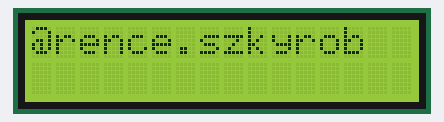
A sketch run on a simulated Arduino Uno, built with avr-gcc and run on an emulated ATmega328P. Shown: 16×2 character LCD.

Above: at 0.1 s.
At 3.7 s:
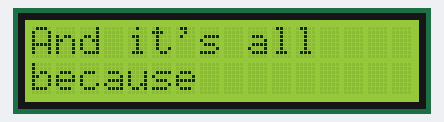
At 18.6 s:
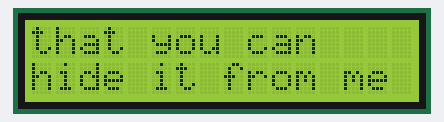
At 29.6 s:
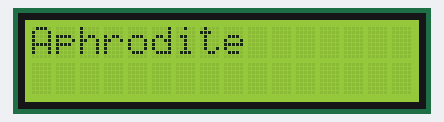
At 33.1 s:
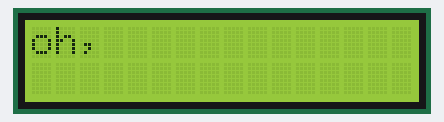
At 37.7 s:
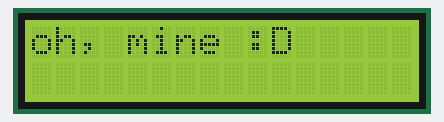

The sketch:

aphrodite-lyrics.ino
```cpp
#include <Wire.h>
#include <LiquidCrystal_I2C.h>

LiquidCrystal_I2C lcd(0x27, 16, 2);

struct WordStep {
  unsigned long timeMs;
  const char* word;
  uint8_t col;
  uint8_t row;
  bool clearScreen;
};

const WordStep lyrics[] = {
  {  1520, "And",      0, 0, true },
  {  1800, "it's",     4, 0, false },
  {  2040, "all",      9, 0, false },
  {  2300, "because",  0, 1, false },
  {  3320, "I",        0, 0, true },
  {  3520, "see",      2, 0, false },
  {  3840, "the",      0, 1, false },
  {  4100, "galaxies", 4, 1, false },
  {  4880, "when",     0, 0, true },
  {  5140, "I",        5, 0, false },
  {  5400, "look",     7, 0, false },
  {  5660, "in",       0, 1, false },
  {  5880, "your",     3, 1, false },
  {  6200, "eyes",     8, 1, false },
  {  6680, "and",      0, 0, true },
  {  6920, "I",        4, 0, false },
  {  7620, "can't",    6, 0, false },
  {  8120, "speak",    0, 1, false },
  {  8700, "no",       0, 0, true },
  {  9020, "I",        3, 0, false },
  {  9700, "can't",    5, 0, false },
  { 10200, "speak",    0, 1, false },
  { 10840, "at",       6, 1, false },
  { 11100, "all",      9, 1, false },
  { 11540, "I",        0, 0, true },
  { 11720, "swear",    2, 0, false },
  { 12080, "to",       8, 0, false },
  { 12300, "Zeus",    11, 0, false },
  { 12600, "you're",   0, 1, false },
  { 12880, "Aphrodite",7, 1, false },
  { 13900, "in",       0, 0, true },
  { 14080, "disguise", 3, 0, false },
  { 15100, "don't",    0, 1, false },
  { 15360, "think",    6, 1, false },
  { 15620, "that",     0, 0, true },
  { 15920, "you",      5, 0, false },
  { 16100, "can",      9, 0, false },
  { 16400, "hide",     0, 1, false },
  { 16720, "it",       5, 1, false },
  { 16880, "from",     8, 1, false },
  { 17200, "me",      13, 1, false },
  { 18720, "Oh",       0, 0, true },
  { 18960, "no",       3, 0, false },
  { 19240, "I",        6, 0, false },
  { 19460, "never",    8, 0, false },
  { 19960, "thought",  0, 1, false },
  { 20320, "I'd",      8, 1, false },
  { 20500, "get",     12, 1, false },
  { 20740, "this",     0, 0, true },
  { 20980, "close",    5, 0, false },
  { 21300, "to",      11, 0, false },
  { 21500, "someone",  0, 1, false },
  { 22020, "so",       0, 0, true },
  { 22300, "divine",   3, 0, false },
  { 23140, "Oh",       0, 0, true },
  { 23380, "I",        3, 0, false },
  { 24060, "can't",    5, 0, false },
  { 24600, "breathe",  0, 1, false },
  { 25140, "no",       8, 1, false },
  { 25440, "I",       11, 1, false },
  { 26140, "can't",    0, 0, true },
  { 26680, "breathe",  6, 0, false },
  { 27260, "at",       0, 1, false },
  { 27520, "all",      3, 1, false },
  { 28144, "Aphrodite",0, 0, true },
  { 29456, "could",    0, 1, false },
  { 29714, "you",      6, 1, false },
  { 29738, "could",    0, 0, true },
  { 30050, "you",      6, 0, false },
  { 30336, "please",   0, 1, false },
  { 30674, "be",       7, 1, false },
  { 30924, "mine",    10, 1, false },
  { 31705, "oh,",      0, 0, true },
  { 34017, "could",    4, 0, false },
  { 33391, "you",     10, 0, false },
  { 34774, "please",   0, 1, false },
  { 35053, "be",       7, 1, false },
  { 35488, "mine",    10, 1, false },
  { 35822, "oh, ",       0, 0, true },
  { 36229, " mine :D",     3, 0, false }
};

const int totalWords = sizeof(lyrics) / sizeof(lyrics[0]);
int currentWordIndex = 0;
unsigned long startPlaybackTime = 0;

void setup() {
  lcd.init();
  lcd.backlight();
  lcd.clear();

  lcd.setCursor(0, 0);
  lcd.print("@rence.szkyrob");
  delay(1300);
  lcd.clear();

  startPlaybackTime = millis();
}

void loop() {
  unsigned long elapsed = millis() - startPlaybackTime;

  if (currentWordIndex < totalWords) {
    if (elapsed >= lyrics[currentWordIndex].timeMs) {
      if (lyrics[currentWordIndex].clearScreen) {
        lcd.clear();
      }

      lcd.setCursor(lyrics[currentWordIndex].col, lyrics[currentWordIndex].row);
      lcd.print(lyrics[currentWordIndex].word);

      currentWordIndex++;
    }
  }
}
```

Measured:
- what the display in image 1 shows lasts 1.0 s, from 3.7 s to 4.7 s
- what the display in image 2 shows lasts 1.5 s, from 18.6 s to 20.1 s
- what the display in image 3 shows lasts 1.3 s, from 29.5 s to 30.8 s
- what the display in image 4 shows lasts 2.3 s, from 33.1 s to 35.4 s
